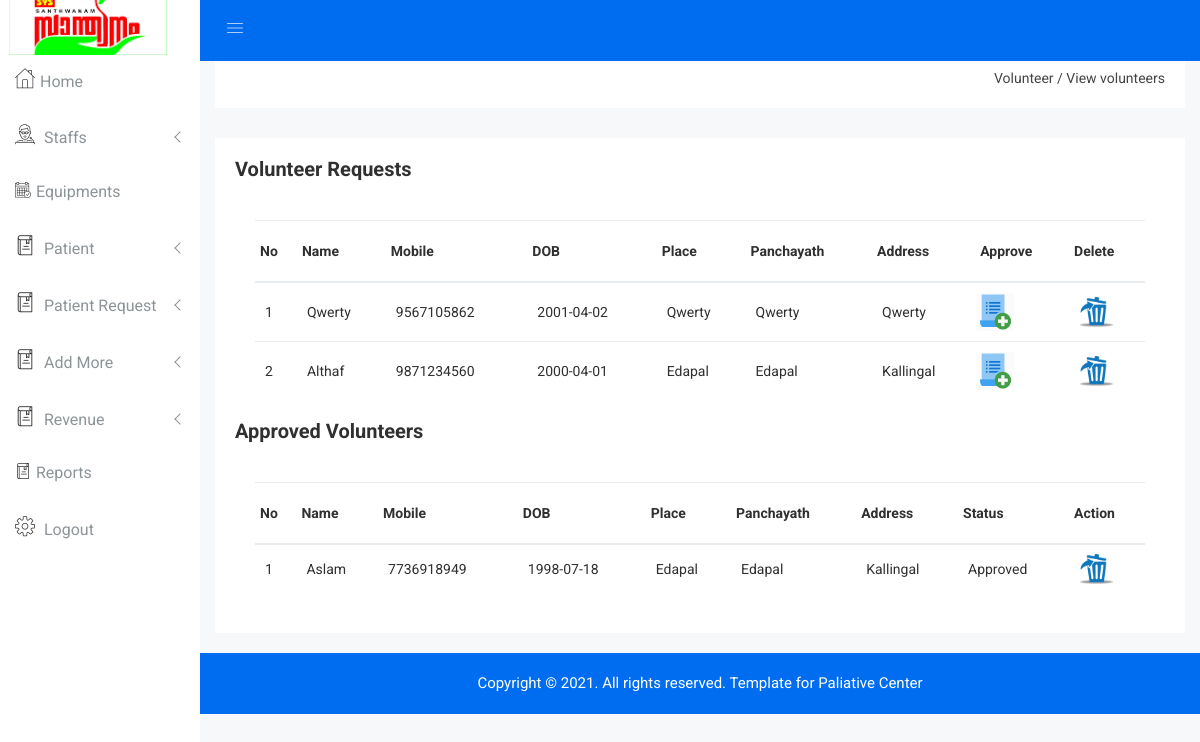
Screenshot of /Admin/manage_volunteer.php with the database file from the repository.
### tables this page shows
CREATE TABLE `volunteer` (
  `vid` int(5) NOT NULL,
  `name` varchar(20) NOT NULL,
  `mobile` bigint(12) NOT NULL,
  `dob` date NOT NULL,
  `place` varchar(20) NOT NULL,
  `panchayath` varchar(30) NOT NULL,
  `address` varchar(30) NOT NULL
);

### Admin/manage_volunteer.php (the view, shortened to what this page needs)
<?php
include "header.php";
?>
<div class="breadcome-area">
    <div class="container-fluid">
        <div class="row">
            <div class="col-lg-12 col-md-12 col-sm-12 col-xs-12">
                <div class="breadcome-list single-page-breadcome">
                    <div class="row">
                        <div class="col-lg-6 col-md-6 col-sm-6 col-xs-12">
                        </div>
                        <div class="col-lg-6 col-md-6 col-sm-6 col-xs-12">
                            <ul class="breadcome-menu">
                                <li><a href="view_facility.php">Volunteer</a> <span class="bread-slash">/</span></li>
                                <li><span class="bread-blod">View volunteers</span></li>
                            </ul>
                        </div>
                    </div>
                </div>
            </div>
        </div>
    </div>
</div>
</div>
<div class="product-status mg-b-15">
    <div class="container-fluid">
        <div class="row">
            <div class="col-lg-12 col-md-12 col-sm-12 col-xs-12">
                <div class="product-status-wrap">
                    <?php
                    $sq=mysqli_query($con,"select * from login WHERE type='volunteer' and status='pending'");
                    if(mysqli_num_rows($sq)==0){
                        echo "<h2 style='margin-left: 35%;color:coral;font-family: Times;font-style: italic;font-size: 39px;'>No details to show</h2><br><br><br><br><br><br><br><br><br><br><br><br><br><br><br><br><br><br><br>";
                    }else {
                        ?>
                        <h4>Volunteer Requests</h4>
                        <div class="asset-inner">
                            <div class="row">
                                <div class="col-lg-12 col-md-12 col-sm-12 col-xs-12">
                                    <div class="sparkline13-list">
                                        <div class="sparkline13-graph">
                                            <div class="datatable-dashv1-list custom-datatable-overright">
                                                <table id="table" data-toggle="table" data-pagination="true"
                                                       data-search="true">
                                                    <thead>
                                                    <tr>
                                                        <th data-field="id">No</th>
                                                        <th data-field="name" data-editable="true">Name</th>
                                                        <th data-field="mobile" data-editable="true">Mobile</th>
                                                        <th data-field="dob" data-editable="true">DOB</th>
                                                        <th data-field="place" data-editable="true">Place</th>
                                                        <th data-field="panchayath" data-editable="true">Panchayath</th>
                                                        <th data-field="address" data-editable="true">Address</th>
                                                        <th data-field="approve">Approve</th>
                                                        <th data-field="delete">Delete</th>
                                                    </tr>
                                                    </thead>
                                                    <tbody style="text-transform: capitalize">
                                                    <?php
                                                    $i = 1;
                                                    $view = mysqli_query($con, "select *from volunteer inner join login on volunteer.mobile=login.uname where login.status='pending'");
                                                    while ($row = mysqli_fetch_array($view)) {
                                                        ?>
                                                        <tr>
                                                            <td><?php echo $i ?></td>
                                                            <td><?php echo $row['name'] ?></td>
                                                            <td><?php echo $row['mobile'] ?></td>
                                                            <td><?php echo $row['dob'] ?></td>
                                                            <td><?php echo $row['place'] ?></td>
                                                            <td><?php echo $row['panchayath'] ?></td>
                                                            <td><?php echo $row['address'] ?></td>
                                                            <td>
                                                                <a href="approve_volunteer.php?volid=<?php echo $row['mobile'] ?>"
                                                                   data-toggle="tooltip" title="Edit"
                                                                   class="pd-setting-ed"><img src="img/add.png"
                                                                                              style="height: 40px;width: 39px;margin-left: -9px;"></a>
                                                            </td>
                                                            <td>
                                                                <a href="delete_volunteer.php?volid=<?php echo $row['mobile'] ?>"
                                                                   data-toggle="tooltip" title="Edit" class="pd-setting-ed"><img src="img/delet.png"
                                                                                                                                 style="height: 30px;width: 35px;"></a>
                                                            </td>
                                                        </tr>
                                                        <?php
                                                        $i++;
                                                    }
                                                    ?>
                                                    </tbody>
                                                </table>
                                            </div>
                                        </div>
                                    </div>
                                </div>
                            </div>
                        </div>
                        <?php
                    }
                    ?>
                    <h4>Approved Volunteers</h4>
                    <div class="asset-inner">
                        <div class="row">
                            <div class="col-lg-12 col-md-12 col-sm-12 col-xs-12">
                                <div class="sparkline13-list">
                                    <div class="sparkline13-graph">
                                        <div class="datatable-dashv1-list custom-datatable-overright">
                                            <table id="table" data-toggle="table" data-pagination="true"
                                                   data-search="true">
                                                <thead>
                                                <tr>
                                                    <th data-field="id">No</th>
                                                    <th data-field="name" data-editable="true">Name</th>
                                                    <th data-field="mobile" data-editable="true">Mobile</th>
                                                    <th data-field="dob" data-editable="true">DOB</th>
                                                    <th data-field="place" data-editable="true">Place</th>
                                                    <th data-field="panchayath" data-editable="true">Panchayath</th>
                                                    <th data-field="address" data-editable="true">Address</th>
                                                    <th data-field="status">Status</th>
                                                    <th data-field="action">Action</th>
                                                </tr>
                                                </thead>
                                                <tbody style="text-transform: capitalize">
                                                <?php
                                                $i = 1;
                                                $view = mysqli_query($con, "select *from volunteer inner join login on volunteer.mobile=login.uname where login.status='approved'");
                                                while ($row = mysqli_fetch_array($view)) {
                                                    ?>
                                                    <tr>
                                                        <td><?php echo $i ?></td>
                                                        <td><?php echo $row['name'] ?></td>
                                                        <td><?php echo $row['mobile'] ?></td>
                                                        <td><?php echo $row['dob'] ?></td>
                                                        <td><?php echo $row['place'] ?></td>
                                                        <td><?php echo $row['panchayath'] ?></td>
                                                        <td><?php echo $row['address'] ?></td>
                                                        <td><?php echo $row['status'] ?></td>
                                                        <td>
                                                            <a href="disable_volunteer.php?volid=<?php echo $row['mobile'] ?>"
                                                               data-toggle="tooltip" title="Edit" class="pd-setting-ed"><img src="img/delet.png"
                                                                                                                             style="height: 30px;width: 35px;"></a>
                                                        </td>
                                                    </tr>
                                                    <?php
                                                    $i++;
                                                }
                                                ?>
                                                </tbody>
                                            </table>
                                        </div>
                                    </div>
                                </div>
                            </div>
                        </div>
                    </div>
                </div>
            </div>
        </div>
    </div>
</div>
<?php
include "footer.php";
?>
</body>
</html>

### Admin/css/main.css (style rules this page uses)
html { color: #222; font-size: 1em; line-height: 1.4; }
audio, canvas, iframe, img, svg, video { vertical-align: middle; }

### rows the page displays
volunteer: name "Qwerty", mobile "9567105862", dob "2001-04-02", place "Qwerty", panchayath "Qwerty", address "Qwerty"
volunteer: name "Althaf", mobile "9871234560", dob "2000-04-01", place "Edapal", panchayath "Edapal", address "Kallingal"
volunteer: name "Aslam", mobile "7736918949", dob "1998-07-18", place "Edapal", panchayath "Edapal", address "Kallingal", login.status "Approved"
